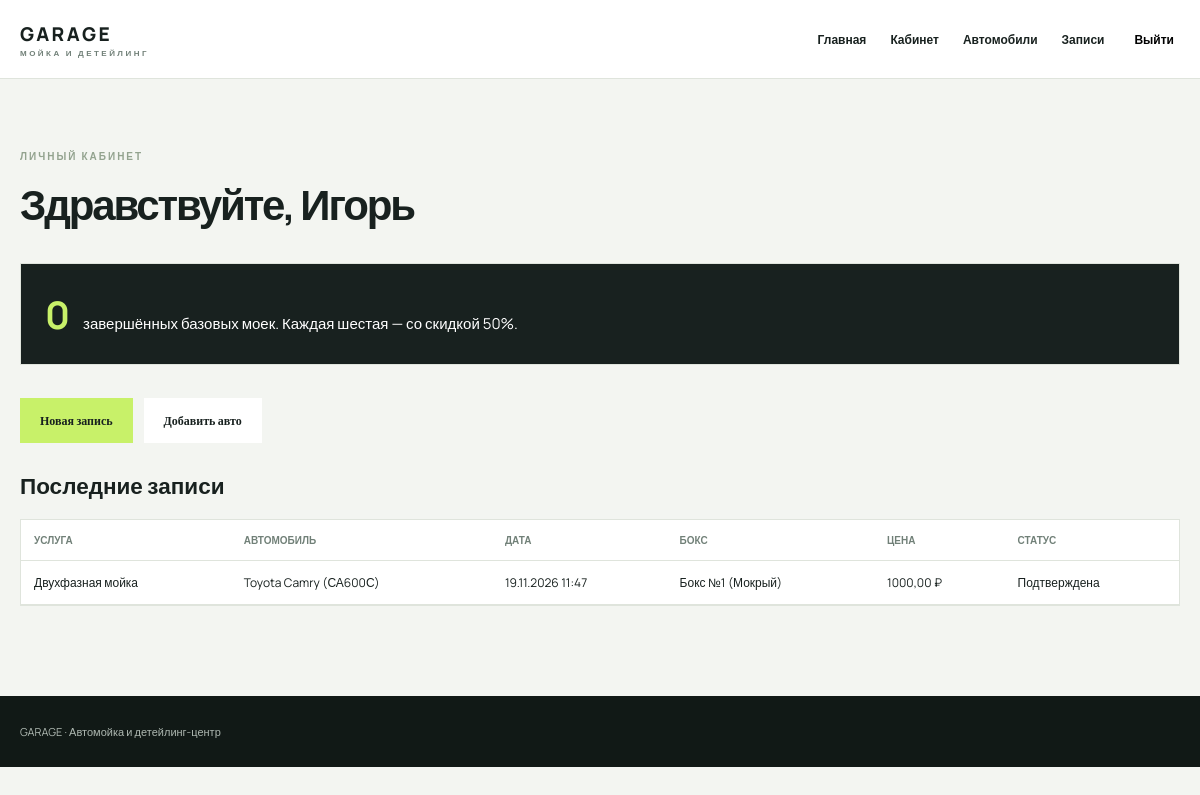
The page /dashboard/ (signed in) on the database its author committed.
### garage/models.py (models this page shows, shortened)
class LoyaltyCard(models.Model):
    user = models.OneToOneField(settings.AUTH_USER_MODEL, on_delete=models.CASCADE, related_name='loyalty_card')
    basic_washes = models.PositiveIntegerField('Завершённых базовых моек', default=0)

class Booking(models.Model):
    STATUSES = [
        ('new', 'Новая'),
        ('confirmed', 'Подтверждена'),
        ('in_progress', 'В работе'),
        ('completed', 'Завершена'),
        ('cancelled', 'Отменена'),
    ]
    client = models.ForeignKey(settings.AUTH_USER_MODEL, on_delete=models.CASCADE, related_name='bookings', verbose_name='Клиент')
    vehicle = models.ForeignKey(Vehicle, on_delete=models.PROTECT, verbose_name='Автомобиль')
    service = models.ForeignKey(Service, on_delete=models.PROTECT, verbose_name='Услуга')
    box = models.ForeignKey(Box, on_delete=models.PROTECT, verbose_name='Бокс')
    body_type_snapshot = models.CharField('Кузов на момент записи', max_length=50)
    starts_at = models.DateTimeField('Начало')
    ends_at = models.DateTimeField('Окончание')
    final_price = models.DecimalField('Итоговая цена', max_digits=8, decimal_places=2)
    discount = models.PositiveSmallIntegerField('Скидка, %', default=0)
    status = models.CharField('Статус', max_length=20, choices=STATUSES, default='new')
    class Meta:
        ordering = ['-starts_at']

class Service(models.Model):
    BOX_TYPES = [
        ('wet', 'Мокрый бокс'),
        ('dry', 'Сухой бокс (детейлинг)'),
    ]
    category = models.ForeignKey(ServiceCategory, on_delete=models.PROTECT, related_name='services', verbose_name='Категория')
    name = models.CharField('Название услуги', max_length=120)
    description = models.TextField('Описание', blank=True)
    base_price = models.DecimalField('Базовая цена (₽)', max_digits=8, decimal_places=2)
    base_minutes = models.PositiveSmallIntegerField('Базовая длительность (мин)', default=40)
    required_box_type = models.CharField('Тип бокса', max_length=10, choices=BOX_TYPES, default='wet')
    is_basic_wash = models.BooleanField('Базовая мойка (учёт в штамп-карте)', default=True)
    def __str__(self):
        return self.name

class Vehicle(models.Model):
    owner = models.ForeignKey(settings.AUTH_USER_MODEL, on_delete=models.CASCADE, related_name='vehicles')
    brand = models.CharField('Марка', max_length=50)
    model = models.CharField('Модель', max_length=50)
    plate = models.CharField('Госномер', max_length=15, unique=True)
    body_type = models.ForeignKey(BodyType, on_delete=models.PROTECT, verbose_name='Тип кузова')
    photo = models.ImageField('Фото', upload_to='vehicles/', blank=True, null=True)
    def __str__(self):
        return f'{self.brand} {self.model} ({self.plate})'

class Box(models.Model):
    name = models.CharField('Бокс', max_length=60, unique=True)
    box_type = models.CharField('Тип бокса', max_length=10, choices=Service.BOX_TYPES, default='wet')
    is_active = models.BooleanField('Активен', default=True)
    def __str__(self):
        return self.name

### garage/views.py (the view)
# urls.py: path('dashboard/', views.dashboard, name='dashboard'),
@login_required
def dashboard(request):
    card, _ = LoyaltyCard.objects.get_or_create(user=request.user)
    bookings = (
        Booking.objects
        .filter(client=request.user)
        .select_related('service', 'vehicle', 'box')[:10]
    )
    return render(request, 'garage/dashboard.html', {'card': card, 'bookings': bookings})

### templates/garage/dashboard.html
{% extends 'base.html' %}{% block content %}<section class="wrap page"><label>ЛИЧНЫЙ КАБИНЕТ</label><h1>Здравствуйте, {{user.first_name|default:user.username}}</h1><div class="loyal"><b>{{card.basic_washes}}</b> завершённых базовых моек. Каждая шестая — со скидкой 50%.</div><p><a class="btn" href="{% url 'booking_add' %}">Новая запись</a> <a class="btn secondary" href="{% url 'vehicle_add' %}">Добавить авто</a></p><h2>Последние записи</h2>{% include 'garage/table.html' %}</section>{% endblock %}

### templates/garage/table.html
<div class="table-wrap"><table><tr><th>Услуга</th><th>Автомобиль</th><th>Дата</th><th>Бокс</th><th>Цена</th><th>Статус</th></tr>{% for b in bookings %}<tr><td>{{b.service}}</td><td>{{b.vehicle}}</td><td>{{b.starts_at|date:'d.m.Y H:i'}}</td><td>{{b.box}}</td><td>{{b.final_price}} ₽</td><td><a href="{% url 'booking_detail' b.pk %}">{{b.get_status_display}}</a></td></tr>{% empty %}<tr><td colspan="6">Записей пока нет.</td></tr>{% endfor %}</table></div>

### static/garage/css/style.css (style rules this page uses)
:root { --dark:#18211f;--paper:#f3f5f1;--accent:#c8f169;--muted:#718078;--line:#dfe4dc }
* { box-sizing:border-box }
body { margin:0;background:var(--paper);color:var(--dark);font:15px Manrope,Arial,sans-serif }
a { color:inherit;text-decoration:none }
.wrap { width:min(1160px,calc(100% - 40px));margin:auto }
.hero label,.page label,.section label { font-size:10px;letter-spacing:.2em;color:#93a38f;font-weight:800 }
.btn { display:inline-block;background:var(--accent);color:var(--dark);border:0;padding:14px 20px;font:700 12px Manrope;cursor:pointer;margin:8px 8px 8px 0 }
.secondary { background:#fff }
.section,.page { padding-top:65px;padding-bottom:90px }
.section h2,.page h1 { font-size:42px;letter-spacing:-.05em;margin:10px 0 30px }
.cards article,.panel,.loyal,.metrics article { background:#fff;border:1px solid var(--line);padding:24px }
.loyal { background:var(--dark);color:#fff;margin:25px 0 }
.loyal b { font-size:38px;color:var(--accent);margin-right:10px }
.table-wrap { overflow-x:auto;background:#fff;border:1px solid var(--line) }
table { border-collapse:collapse;width:100%;min-width:760px;font-size:12px }
th,td { text-align:left;padding:13px;border-bottom:1px solid var(--line) }
th { font-size:10px;color:var(--muted);text-transform:uppercase }

### rows shown on the page
LoyaltyCard: basic_washes "0"
Booking: service "Двухфазная мойка", vehicle "Toyota Camry (СА600С)", starts_at "19.11.2026 11:47", box "Бокс №1 (Мокрый)", final_price "1000,00", status "Подтверждена"

### other values the page prints
{{ user.first_name|default:user.username }} "Игорь"
